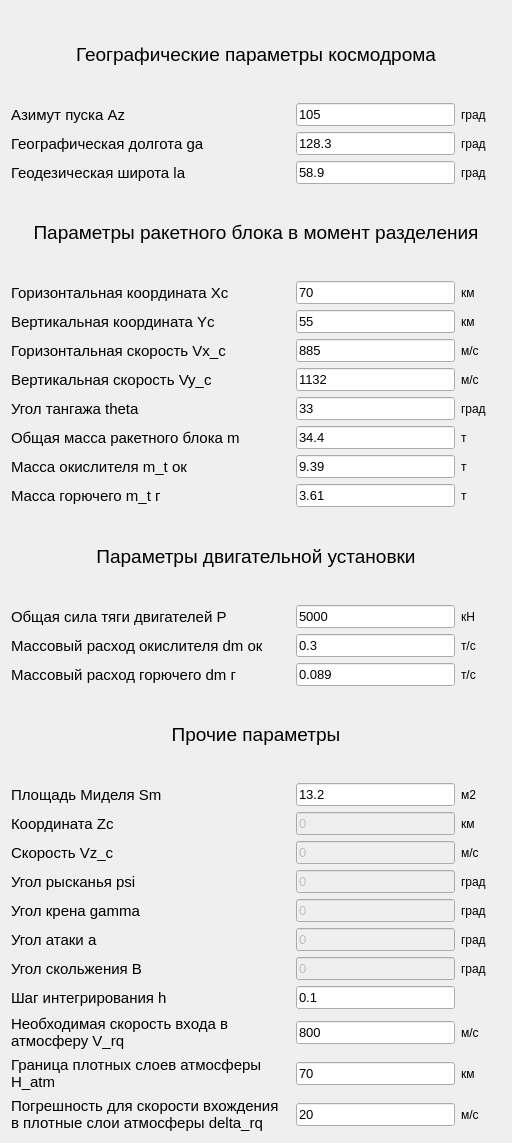
         <widget class="QWidget" name="scrollAreaWidgetContents">
          <property name="geometry">
           <rect>
            <x>0</x>
            <y>0</y>
            <width>512</width>
            <height>1143</height>
           </rect>
          </property>
          <layout class="QVBoxLayout" name="verticalLayout">
           <item>
            <widget class="QLabel" name="label">
             <property name="font">
              <font>
               <family>Segoe UI</family>
               <pointsize>14</pointsize>
              </font>
             </property>
             <property name="styleSheet">
              <string notr="true"/>
             </property>
             <property name="text">
              <string>Географические параметры космодрома</string>
             </property>
             <property name="alignment">
              <set>Qt::AlignmentFlag::AlignCenter</set>
             </property>
             <property name="wordWrap">
              <bool>true</bool>
             </property>
            </widget>
           </item>
           <item>
            <layout class="QGridLayout" name="gridLayout_2" columnstretch="7,4,1" rowminimumheight="7,4,1">
             <item row="0" column="0">
              <widget class="QLabel" name="lab_Az">
               <property name="font">
                <font>
                 <pointsize>11</pointsize>
                </font>
               </property>
               <property name="text">
                <string>Азимут пуска Az</string>
               </property>
              </widget>
             </item>
             <item row="0" column="1">
              <widget class="QLineEdit" name="le_Az">
               <property name="enabled">
                <bool>true</bool>
               </property>
               <property name="font">
                <font>
                 <pointsize>10</pointsize>
                </font>
               </property>
               <property name="text">
                <string>105</string>
               </property>
              </widget>
             </item>
             <item row="0" column="2">
              <widget class="QLabel" name="label_3">
               <property name="font">
                <font>
                 <pointsize>9</pointsize>
                </font>
               </property>
               <property name="text">
                <string>град</string>
               </property>
              </widget>
             </item>
             <item row="1" column="0">
              <widget class="QLabel" name="lab_ga">
               <property name="font">
                <font>
                 <pointsize>11</pointsize>
                </font>
               </property>
               <property name="text">
                <string>Географическая долгота ga</string>
               </property>
              </widget>
             </item>
             <item row="1" column="1">
              <widget class="QLineEdit" name="le_ga">
               <property name="font">
                <font>
                 <pointsize>10</pointsize>
                </font>
               </property>
               <property name="text">
                <string>128.3</string>
               </property>
              </widget>
             </item>
             <item row="1" column="2">
              <widget class="QLabel" name="label_16">
               <property name="font">
                <font>
                 <pointsize>9</pointsize>
                </font>
               </property>
               <property name="text">
                <string>град</string>
               </property>
              </widget>
             </item>
             <item row="2" column="0">
              <widget class="QLabel" name="lab_la">
               <property name="font">
                <font>
                 <pointsize>11</pointsize>
                </font>
               </property>
               <property name="text">
                <string>Геодезическая широта la</string>
               </property>
              </widget>
             </item>
             <item row="2" column="1">
              <widget class="QLineEdit" name="le_la">
               <property name="font">
                <font>
                 <pointsize>10</pointsize>
                </font>
               </property>
               <property name="text">
                <string>58.9</string>
               </property>
              </widget>
             </item>
             <item row="2" column="2">
              <widget class="QLabel" name="label_17">
               <property name="font">
                <font>
                 <pointsize>9</pointsize>
                </font>
               </property>
               <property name="text">
                <string>град</string>
               </property>
              </widget>
             </item>
            </layout>
           </item>
           <item>
            <widget class="QLabel" name="label_6">
             <property name="font">
              <font>
               <pointsize>14</pointsize>
              </font>
             </property>
             <property name="text">
              <string>Параметры ракетного блока в момент разделения</string>
             </property>
             <property name="alignment">
              <set>Qt::AlignmentFlag::AlignCenter</set>
             </property>
             <property name="wordWrap">
              <bool>true</bool>
             </property>
            </widget>
           </item>
           <item>
            <layout class="QGridLayout" name="gridLayout_3" columnstretch="7,4,1" columnminimumwidth="7,4,1">
             <item row="1" column="2">
              <widget class="QLabel" name="label_19">
               <property name="font">
                <font>
                 <pointsize>9</pointsize>
                </font>
               </property>
               <property name="text">
                <string>км</string>
               </property>
              </widget>
             </item>
             <item row="2" column="2">
              <widget class="QLabel" name="label_20">
               <property name="font">
                <font>
                 <pointsize>9</pointsize>
                </font>
               </property>
               <property name="text">
                <string>м/с</string>
               </property>
              </widget>
             </item>
             <item row="6" column="0">
              <widget class="QLabel" name="lab_mt_ok">
               <property name="font">
                <font>
                 <pointsize>11</pointsize>
                </font>
               </property>
               <property name="text">
                <string>Масса окислителя m_t ок</string>
               </property>
              </widget>
             </item>
             <item row="3" column="2">
              <widget class="QLabel" name="label_21">
               <property name="font">
                <font>
                 <pointsize>9</pointsize>
                </font>
               </property>
               <property name="text">
                <string>м/с</string>
               </property>
              </widget>
             </item>
             <item row="2" column="0">
              <widget class="QLabel" name="lab_Vx_c">
               <property name="font">
                <font>
                 <pointsize>11</pointsize>
                </font>
               </property>
               <property name="text">
                <string>Горизонтальная скорость Vx_c</string>
               </property>
              </widget>
             </item>
             <item row="7" column="0">
              <widget class="QLabel" name="lab_mt_g">
               <property name="font">
                <font>
                 <pointsize>11</pointsize>
                </font>
               </property>
               <property name="text">
                <string>Масса горючего m_t г</string>
               </property>
              </widget>
             </item>
             <item row="4" column="2">
              <widget class="QLabel" name="label_22">
               <property name="font">
                <font>
                 <pointsize>9</pointsize>
                </font>
               </property>
               <property name="text">
                <string>град</string>
               </property>
              </widget>
             </item>
             <item row="7" column="2">
              <widget class="QLabel" name="label_25">
               <property name="font">
                <font>
                 <pointsize>9</pointsize>
                </font>
               </property>
               <property name="text">
                <string>т</string>
               </property>
              </widget>
             </item>
             <item row="0" column="2">
              <widget class="QLabel" name="label_18">
               <property name="font">
                <font>
                 <pointsize>9</pointsize>
                </font>
               </property>
               <property name="text">
                <string>км</string>
               </property>
              </widget>
             </item>
             <item row="6" column="2">
              <widget class="QLabel" name="label_24">
               <property name="font">
                <font>
                 <pointsize>9</pointsize>
                </font>
               </property>
               <property name="text">
                <string>т</string>
               </property>
              </widget>
             </item>
             <item row="2" column="1">
              <widget class="QLineEdit" name="le_Vx_c">
               <property name="font">
                <font>
                 <pointsize>10</pointsize>
                </font>
               </property>
               <property name="text">
                <string>885</string>
               </property>
              </widget>
             </item>
             <item row="0" column="0">
              <widget class="QLabel" name="lab_Xc">
               <property name="font">
                <font>
                 <pointsize>11</pointsize>
                </font>
               </property>
               <property name="text">
                <string>Горизонтальная координата Xc</string>
               </property>
              </widget>
             </item>
             <item row="4" column="0">
              <widget class="QLabel" name="lab_theta">
               <property name="font">
                <font>
                 <pointsize>11</pointsize>
                </font>
               </property>
               <property name="text">
                <string>Угол тангажа theta</string>
               </property>
              </widget>
             </item>
             <item row="1" column="0">
              <widget class="QLabel" name="lab_Yc">
               <property name="font">
                <font>
                 <pointsize>11</pointsize>
                </font>
               </property>
               <property name="text">
                <string>Вертикальная координата Yc</string>
               </property>
              </widget>
             </item>
             <item row="1" column="1">
              <widget class="QLineEdit" name="le_Yc">
               <property name="font">
                <font>
                 <pointsize>10</pointsize>
                </font>
               </property>
               <property name="text">
                <string>55</string>
               </property>
              </widget>
             </item>
             <item row="5" column="1">
              <widget class="QLineEdit" name="le_m">
               <property name="font">
                <font>
                 <pointsize>10</pointsize>
                </font>
               </property>
               <property name="text">
                <string>34.4</string>
               </property>
              </widget>
             </item>
             <item row="6" column="1">
              <widget class="QLineEdit" name="le_mt_ok">
               <property name="font">
                <font>
                 <pointsize>10</pointsize>
                </font>
               </property>
               <property name="text">
                <string>9.39</string>
               </property>
              </widget>
             </item>
             <item row="3" column="1">
              <widget class="QLineEdit" name="le_Vy_c">
               <property name="font">
                <font>
                 <pointsize>10</pointsize>
                </font>
               </property>
               <property name="text">
                <string>1132</string>
               </property>
              </widget>
             </item>
             <item row="5" column="0">
              <widget class="QLabel" name="lab_m">
               <property name="font">
                <font>
                 <pointsize>11</pointsize>
                </font>
               </property>
               <property name="text">
                <string>Общая масса ракетного блока m</string>
               </property>
              </widget>
             </item>
             <item row="4" column="1">
              <widget class="QLineEdit" name="le_theta">
               <property name="font">
                <font>
                 <pointsize>10</pointsize>
                </font>
               </property>
               <property name="text">
                <string>33</string>
               </property>
              </widget>
             </item>
             <item row="5" column="2">
              <widget class="QLabel" name="label_23">
               <property name="font">
                <font>
                 <pointsize>9</pointsize>
                </font>
               </property>
               <property name="text">
                <string>т</string>
               </property>
              </widget>
             </item>
             <item row="7" column="1">
              <widget class="QLineEdit" name="le_mt_g">
               <property name="font">
                <font>
                 <pointsize>10</pointsize>
                </font>
               </property>
               <property name="text">
                <string>3.61</string>
               </property>
              </widget>
             </item>
             <item row="0" column="1">
              <widget class="QLineEdit" name="le_Xc">
               <property name="font">
                <font>
                 <pointsize>10</pointsize>
                </font>
               </property>
               <property name="text">
                <string>70</string>
               </property>
              </widget>
             </item>
             <item row="3" column="0">
              <widget class="QLabel" name="lab_Vy_c">
               <property name="font">
                <font>
                 <pointsize>11</pointsize>
                </font>
               </property>
               <property name="text">
                <string>Вертикальная скорость Vy_c</string>
               </property>
              </widget>
             </item>
            </layout>
           </item>
           <item>
            <widget class="QLabel" name="label_15">
             <property name="font">
              <font>
               <pointsize>14</pointsize>
              </font>
             </property>
             <property name="text">
              <string>Параметры двигательной установки</string>
             </property>
             <property name="alignment">
              <set>Qt::AlignmentFlag::AlignCenter</set>
             </property>
            </widget>
           </item>
           <item>
            <layout class="QGridLayout" name="gridLayout_4" rowstretch="1,2,1" columnstretch="7,4,1" rowminimumheight="1,2,1" columnminimumwidth="7,4,1">
             <item row="0" column="0">
              <widget class="QLabel" name="lab_P">
               <property name="font">
                <font>
                 <pointsize>11</pointsize>
                </font>
               </property>
               <property name="text">
                <string>Общая сила тяги двигателей P</string>
               </property>
              </widget>
             </item>
             <item row="0" column="1">
              <widget class="QLineEdit" name="le_P">
               <property name="font">
                <font>
                 <pointsize>10</pointsize>
                </font>
               </property>
               <property name="text">
                <string>5000</string>
               </property>
              </widget>
             </item>
             <item row="0" column="2">
              <widget class="QLabel" name="label_29">
               <property name="text">
                <string>кН</string>
               </property>
              </widget>
             </item>
             <item row="1" column="0">
              <widget class="QLabel" name="lab_dm_ok">
               <property name="font">
                <font>
                 <pointsize>11</pointsize>
                </font>
               </property>
               <property name="text">
                <string>Массовый расход окислителя dm ок</string>
               </property>
               <property name="wordWrap">
                <bool>true</bool>
               </property>
              </widget>
             </item>
             <item row="1" column="1">
              <widget class="QLineEdit" name="le_dm_ok">
               <property name="font">
                <font>
                 <pointsize>10</pointsize>
                </font>
               </property>
               <property name="text">
                <string>0.3</string>
               </property>
              </widget>
             </item>
             <item row="1" column="2">
              <widget class="QLabel" name="label_30">
               <property name="text">
                <string>т/с</string>
               </property>
              </widget>
             </item>
             <item row="2" column="0">
              <widget class="QLabel" name="lab_dm_g">
               <property name="font">
                <font>
                 <pointsize>11</pointsize>
                </font>
               </property>
               <property name="text">
                <string>Массовый расход горючего dm г</string>
               </property>
              </widget>
             </item>
             <item row="2" column="1">
              <widget class="QLineEdit" name="le_dm_g">
               <property name="font">
                <font>
                 <pointsize>10</pointsize>
                </font>
               </property>
               <property name="text">
                <string>0.089</string>
               </property>
              </widget>
             </item>
             <item row="2" column="2">
              <widget class="QLabel" name="label_31">
               <property name="text">
                <string>т/с</string>
               </property>
              </widget>
             </item>
            </layout>
           </item>
           <item>
            <widget class="QLabel" name="label_32">
             <property name="font">
              <font>
               <pointsize>14</pointsize>
              </font>
             </property>
             <property name="text">
              <string>Прочие параметры</string>
             </property>
             <property name="alignment">
              <set>Qt::AlignmentFlag::AlignCenter</set>
             </property>
             <property name="wordWrap">
              <bool>true</bool>
             </property>
            </widget>
           </item>
           <item>
            <layout class="QGridLayout" name="gridLayout_5" columnstretch="7,4,1" columnminimumwidth="7,4,1">
             <item row="9" column="1">
              <widget class="QLineEdit" name="le_H_atm">
               <property name="font">
                <font>
                 <pointsize>10</pointsize>
                </font>
               </property>
               <property name="text">
                <string>70</string>
               </property>
              </widget>
             </item>
             <item row="3" column="0">
              <widget class="QLabel" name="lab_psi">
               <property name="font">
                <font>
                 <pointsize>11</pointsize>
                </font>
               </property>
               <property name="text">
                <string>Угол рысканья psi</string>
               </property>
              </widget>
             </item>
             <item row="6" column="1">
              <widget class="QLineEdit" name="le_B">
               <property name="enabled">
                <bool>false</bool>
               </property>
               <property name="font">
                <font>
                 <pointsize>10</pointsize>
                </font>
               </property>
               <property name="text">
                <string>0</string>
               </property>
              </widget>
             </item>
             <item row="2" column="1">
              <widget class="QLineEdit" name="le_Vz_c">
               <property name="enabled">
                <bool>false</bool>
               </property>
               <property name="font">
                <font>
                 <pointsize>10</pointsize>
                </font>
               </property>
               <property name="text">
                <string>0</string>
               </property>
              </widget>
             </item>
             <item row="4" column="0">
              <widget class="QLabel" name="lab_gamma">
               <property name="font">
                <font>
                 <pointsize>11</pointsize>
                </font>
               </property>
               <property name="text">
                <string>Угол крена gamma</string>
               </property>
              </widget>
             </item>
             <item row="9" column="0">
              <widget class="QLabel" name="lab_H_atm">
               <property name="font">
                <font>
                 <pointsize>11</pointsize>
                </font>
               </property>
               <property name="text">
                <string>Граница плотных слоев атмосферы H_atm</string>
               </property>
               <property name="wordWrap">
                <bool>true</bool>
               </property>
              </widget>
             </item>
             <item row="5" column="1">
              <widget class="QLineEdit" name="le_a">
               <property name="enabled">
                <bool>false</bool>
               </property>
               <property name="font">
                <font>
                 <pointsize>10</pointsize>
                </font>
               </property>
               <property name="text">
                <string>0</string>
               </property>
              </widget>
             </item>
             <item row="4" column="2">
              <widget class="QLabel" name="label_46">
               <property name="text">
                <string>град</string>
               </property>
              </widget>
             </item>
             <item row="1" column="1">
              <widget class="QLineEdit" name="le_Zc">
               <property name="enabled">
                <bool>false</bool>
               </property>
               <property name="font">
                <font>
                 <pointsize>10</pointsize>
                </font>
               </property>
               <property name="text">
                <string>0</string>
               </property>
              </widget>
             </item>
             <item row="3" column="1">
              <widget class="QLineEdit" name="le_psi">
               <property name="enabled">
                <bool>false</bool>
               </property>
               <property name="font">
                <font>
                 <pointsize>10</pointsize>
                </font>
               </property>
               <property name="text">
                <string>0</string>
               </property>
              </widget>
             </item>
             <item row="3" column="2">
              <widget class="QLabel" name="label_45">
               <property name="text">
                <string>град</string>
               </property>
              </widget>
             </item>
             <item row="10" column="1">
              <widget class="QLineEdit" name="le_delta_rq">
               <property name="font">
                <font>
                 <pointsize>10</pointsize>
                </font>
               </property>
               <property name="text">
                <string>20</string>
               </property>
              </widget>
             </item>
             <item row="6" column="2">
              <widget class="QLabel" name="label_48">
               <property name="text">
                <string>град</string>
               </property>
              </widget>
             </item>
             <item row="7" column="1">
              <widget class="QLineEdit" name="le_h">
               <property name="font">
                <font>
                 <pointsize>10</pointsize>
                </font>
               </property>
               <property name="text">
                <string>0.1</string>
               </property>
              </widget>
             </item>
             <item row="8" column="1">
              <widget class="QLineEdit" name="le_V_rq">
               <property name="font">
                <font>
                 <pointsize>10</pointsize>
                </font>
               </property>
               <property name="text">
                <string>800</string>
               </property>
              </widget>
             </item>
             <item row="10" column="0">
              <widget class="QLabel" name="lab_delta_rq">
               <property name="font">
                <font>
                 <pointsize>11</pointsize>
                </font>
               </property>
               <property name="text">
                <string>Погрешность для скорости вхождения в плотные слои атмосферы delta_rq</string>
               </property>
               <property name="wordWrap">
                <bool>true</bool>
               </property>
              </widget>
             </item>
             <item row="7" column="0">
              <widget class="QLabel" name="lab_h">
               <property name="font">
                <font>
                 <pointsize>11</pointsize>
                </font>
               </property>
               <property name="text">
                <string>Шаг интегрирования h</string>
               </property>
              </widget>
             </item>
             <item row="5" column="0">
              <widget class="QLabel" name="lab_a">
               <property name="font">
                <font>
                 <pointsize>11</pointsize>
                </font>
               </property>
               <property name="text">
                <string>Угол атаки a</string>
               </property>
              </widget>
             </item>
             <item row="10" column="2">
              <widget class="QLabel" name="label_2">
               <property name="text">
                <string>м/с</string>
               </property>
              </widget>
             </item>
             <item row="1" column="2">
              <widget class="QLabel" name="label_43">
               <property name="text">
                <string>км</string>
               </property>
              </widget>
             </item>
             <item row="9" column="2">
              <widget class="QLabel" name="label_51">
               <property name="text">
                <string>км</string>
               </property>
              </widget>
             </item>
             <item row="6" column="0">
              <widget class="QLabel" name="lab_B">
               <property name="font">
                <font>
                 <pointsize>11</pointsize>
                </font>
               </property>
               <property name="text">
                <string>Угол скольжения В</string>
               </property>
              </widget>
             </item>
             <item row="8" column="2">
              <widget class="QLabel" name="label_50">
               <property name="text">
                <string>м/с</string>
               </property>
              </widget>
             </item>
             <item row="8" column="0">
              <widget class="QLabel" name="lab_V_rq">
               <property name="font">
                <font>
                 <pointsize>11</pointsize>
                </font>
               </property>
               <property name="text">
                <string>Необходимая скорость входа в атмосферу V_rq</string>
               </property>
               <property name="wordWrap">
                <bool>true</bool>
               </property>
              </widget>
             </item>
             <item row="2" column="2">
              <widget class="QLabel" name="label_44">
               <property name="text">
                <string>м/с</string>
               </property>
              </widget>
             </item>
             <item row="5" column="2">
              <widget class="QLabel" name="label_47">
               <property name="text">
                <string>град</string>
               </property>
              </widget>
             </item>
             <item row="4" column="1">
              <widget class="QLineEdit" name="le_gamma">
               <property name="enabled">
                <bool>false</bool>
               </property>
               <property name="font">
                <font>
                 <pointsize>10</pointsize>
                </font>
               </property>
               <property name="text">
                <string>0</string>
               </property>
              </widget>
             </item>
             <item row="1" column="0">
              <widget class="QLabel" name="lab_Zc">
               <property name="font">
                <font>
                 <pointsize>11</pointsize>
                </font>
               </property>
               <property name="text">
                <string>Координата Zc</string>
               </property>
              </widget>
             </item>
             <item row="2" column="0">
              <widget class="QLabel" name="lab_Vz_c">
               <property name="font">
                <font>
                 <pointsize>11</pointsize>
                </font>
               </property>
               <property name="text">
                <string>Скорость Vz_c</string>
               </property>
              </widget>
             </item>
             <item row="0" column="0">
              <widget class="QLabel" name="lab_Sm">
               <property name="font">
                <font>
                 <pointsize>11</pointsize>
                </font>
               </property>
               <property name="text">
                <string>Площадь Миделя Sm</string>
               </property>
              </widget>
             </item>
             <item row="0" column="1">
              <widget class="QLineEdit" name="le_Sm">
               <property name="font">
                <font>
                 <pointsize>10</pointsize>
                </font>
               </property>
               <property name="text">
                <string>13.2</string>
               </property>
              </widget>
             </item>
             <item row="0" column="2">
              <widget class="QLabel" name="label_5">
               <property name="text">
                <string>м2</string>
               </property>
              </widget>
             </item>
            </layout>
           </item>
          </layout>
         </widget>
